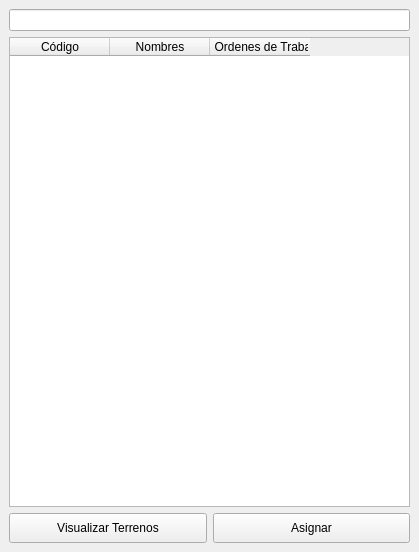
<?xml version="1.0" encoding="UTF-8"?>
<ui version="4.0">
 <class>demoDockWidgetBase</class>
 <widget class="QDockWidget" name="demoDockWidgetBase">
  <property name="geometry">
   <rect>
    <x>0</x>
    <y>0</y>
    <width>419</width>
    <height>552</height>
   </rect>
  </property>
  <property name="windowTitle">
   <string>Asignar Ordenes de Trabajo</string>
  </property>
  <widget class="QWidget" name="dockWidgetContents">
   <layout class="QGridLayout" name="gridLayout">
    <item row="1" column="0" colspan="2">
     <widget class="QTableWidget" name="tableWidget">
      <property name="editTriggers">
       <set>QAbstractItemView::NoEditTriggers</set>
      </property>
      <attribute name="horizontalHeaderShowSortIndicator" stdset="0">
       <bool>true</bool>
      </attribute>
      <column>
       <property name="text">
        <string>Código</string>
       </property>
      </column>
      <column>
       <property name="text">
        <string>Nombres</string>
       </property>
      </column>
      <column>
       <property name="text">
        <string>N. Ordenes de Trabajo</string>
       </property>
      </column>
     </widget>
    </item>
    <item row="0" column="0" colspan="2">
     <widget class="QLineEdit" name="lineEdit">
      <property name="clearButtonEnabled">
       <bool>true</bool>
      </property>
     </widget>
    </item>
    <item row="2" column="1">
     <widget class="QPushButton" name="pushButton">
      <property name="minimumSize">
       <size>
        <width>30</width>
        <height>30</height>
       </size>
      </property>
      <property name="maximumSize">
       <size>
        <width>200</width>
        <height>200</height>
       </size>
      </property>
      <property name="text">
       <string>Asignar</string>
      </property>
     </widget>
    </item>
    <item row="2" column="0">
     <widget class="QPushButton" name="pushButton_2">
      <property name="minimumSize">
       <size>
        <width>0</width>
        <height>30</height>
       </size>
      </property>
      <property name="text">
       <string>Visualizar Terrenos</string>
      </property>
     </widget>
    </item>
   </layout>
  </widget>
 </widget>
 <resources/>
 <connections/>
</ui>
